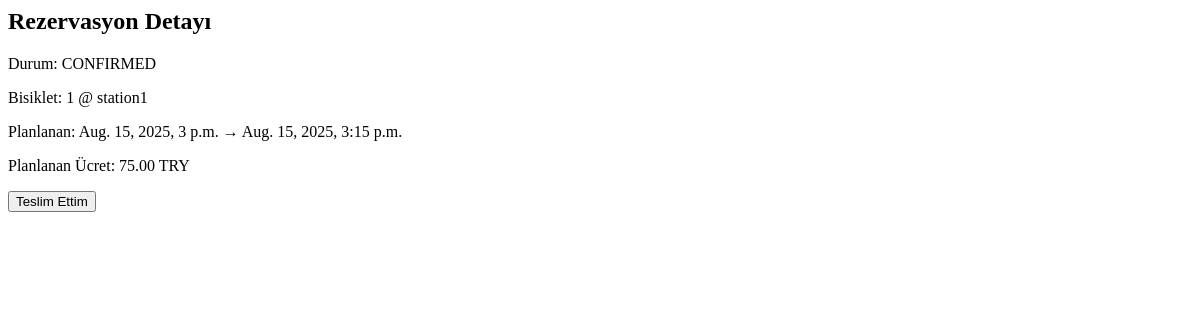
The app's page /booking/9/ (signed in), older data.
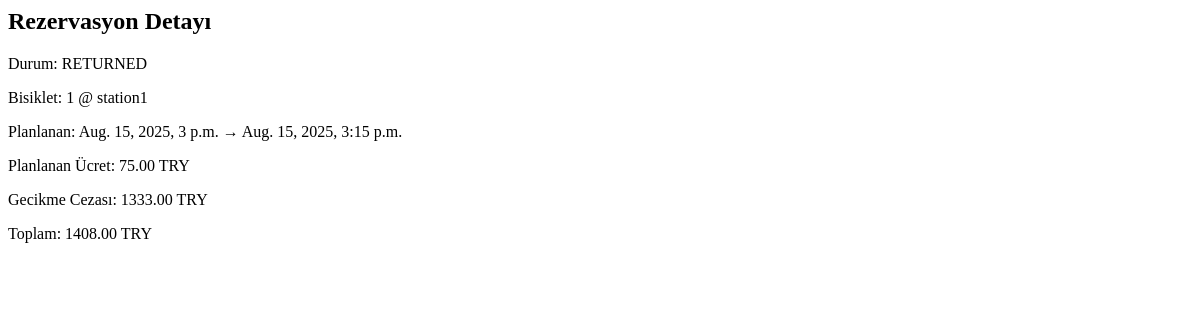
The same page, newer data.
### apps/core/models.py (models this page shows, shortened)
class Booking(models.Model):
    class Status(models.TextChoices):
        PENDING = "PENDING", "Pending"
        CONFIRMED = "CONFIRMED", "Confirmed"
        ACTIVE = "ACTIVE", "Active"
        RETURNED = "RETURNED", "Returned"
        CANCELED = "CANCELED", "Canceled"
    user = models.ForeignKey(settings.AUTH_USER_MODEL, on_delete=models.PROTECT, related_name="bookings")
    station = models.ForeignKey(Station, on_delete=models.PROTECT, related_name="bookings")
    bike = models.ForeignKey(Bike, on_delete=models.PROTECT, related_name="bookings", null=True, blank=True)
    pricing = models.ForeignKey(PricingPlan, on_delete=models.PROTECT)
    start_at = models.DateTimeField()
    end_at = models.DateTimeField()
    actual_return_at_user = models.DateTimeField(null=True, blank=True)
    actual_return_at = models.DateTimeField(null=True, blank=True)
    status = models.CharField(max_length=20, choices=Status.choices, default=Status.PENDING)
    planned_price = models.DecimalField(max_digits=10, decimal_places=2, default=0)
    penalty_amount = models.DecimalField(max_digits=10, decimal_places=2, default=0)
    total_price = models.DecimalField(max_digits=10, decimal_places=2, default=0)
    created_at = models.DateTimeField(auto_now_add=True)

class Bike(models.Model):
    station = models.ForeignKey(Station, on_delete=models.PROTECT, related_name="bikes")
    tag = models.CharField(max_length=50, unique=True)  # fiziksel etiket/kod
    is_active = models.BooleanField(default=True)
    def __str__(self):
        return f"{self.tag} @ {self.station.name}"

class Station(models.Model):
    name = models.CharField(max_length=120)
    address = models.CharField(max_length=255, blank=True)
    is_active = models.BooleanField(default=True)

class PricingPlan(models.Model):
    name = models.CharField(max_length=80, default="Default")
    currency = models.CharField(max_length=8, default="TRY")
    base_rate_per_min = models.DecimalField(max_digits=8, decimal_places=2)       # planlanan süre
    overtime_rate_per_min = models.DecimalField(max_digits=8, decimal_places=2)   # gecikme

### apps/core/views.py (the view)
# urls.py: path("booking/<int:booking_id>/", views.booking_detail, name="booking_detail"),
@login_required
def booking_detail(request, booking_id):
    booking = get_object_or_404(Booking, id=booking_id, user=request.user)
    return render(request, "core/booking_detail.html", {"booking": booking})

### apps/core/templates/core/booking_detail.html (shortened to what this page needs)
<h2>Rezervasyon Detayı</h2>
<p>Durum: {{ booking.status }}</p>
<p>Bisiklet: {{ booking.bike }}</p>
<p>Planlanan: {{ booking.start_at }} → {{ booking.end_at }}</p>
<p>Planlanan Ücret: {{ booking.planned_price }} {{ booking.pricing.currency }}</p>
{% if booking.status == "CONFIRMED" or booking.status == "ACTIVE" %}
  <form method="post" action="{% url 'booking_mark_returned_by_user' booking.id %}">
    <button type="submit">Teslim Ettim</button>
  </form>
{% endif %}
{% if booking.status == "RETURNED" %}
  <p>Gecikme Cezası: {{ booking.penalty_amount }} {{ booking.pricing.currency }}</p>
  <p>Toplam: {{ booking.total_price }} {{ booking.pricing.currency }}</p>
{% endif %}

Row changes from the older to the newer data that the page shows:
changed Booking "1 @ station1": status "CONFIRMED" → "RETURNED"; penalty_amount (not shown) → "1333.00"; pricing.currency (not shown) → "TRY"; total_price (not shown) → "1408.00"
Text that changed along with them:
text no longer shown: "Teslim Ettim"
text now shown: "Gecikme Cezası: Toplam:"
